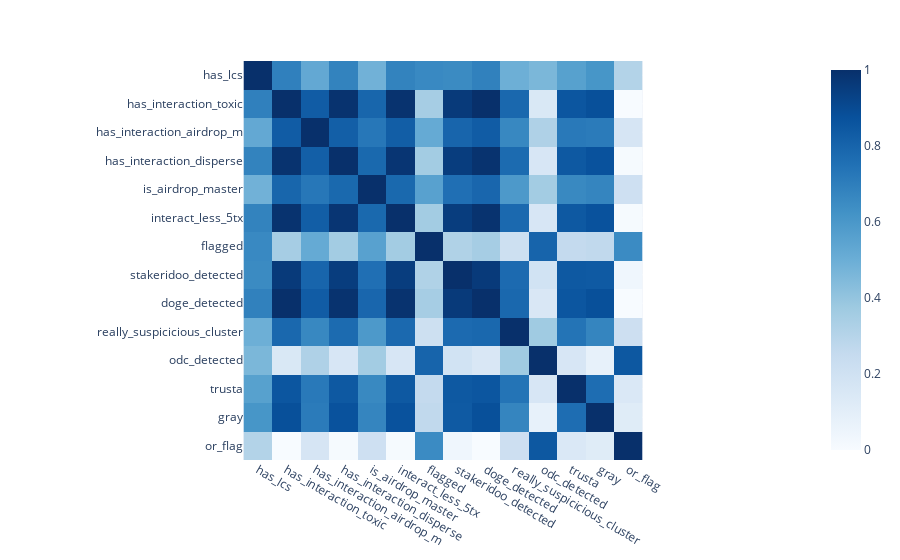

This figure's notebook cell:
### Code cell
fig = px.imshow(hamming_similarity, color_continuous_scale='Blues')
fig.show()

### Figure 1 — Plotly figure (JSON) as saved in the notebook; plotly's stock layout.template omitted (floating-point values rounded to 4 significant figures; data arrays with more than 128 entries replaced by an {"elided": "..."} marker saying what was removed)
{"data": [{"coloraxis": "coloraxis", "hovertemplate": "x: %{x}<br>y: %{y}<br>color: %{z}<extra></extra>", "name": "0", "type": "heatmap", "x": ["has_lcs", "has_interaction_toxic", "has_interaction_airdrop_m", "has_interaction_disperse", "is_airdrop_master", "interact_less_5tx", "flagged", "stakeridoo_detected", "doge_detected", "really_suspicicious_cluster", "odc_detected", "trusta", "gray", "or_flag"], "xaxis": "x", "y": ["has_lcs", "has_interaction_toxic", "has_interaction_airdrop_m", "has_interaction_disperse", "is_airdrop_master", "interact_less_5tx", "flagged", "stakeridoo_detected", "doge_detected", "really_suspicicious_cluster", "odc_detected", "trusta", "gray", "or_flag"], "yaxis": "y", "z": {"elided": "14x14 float values"}}], "layout": {"coloraxis": {"colorscale": [[0, "rgb(247,251,255)"], [0.125, "rgb(222,235,247)"], [0.25, "rgb(198,219,239)"], [0.375, "rgb(158,202,225)"], [0.5, "rgb(107,174,214)"], [0.625, "rgb(66,146,198)"], [0.75, "rgb(33,113,181)"], [0.875, "rgb(8,81,156)"], [1, "rgb(8,48,107)"]]}, "margin": {"t": 60}, "xaxis": {"anchor": "y", "constrain": "domain", "domain": [0, 1], "scaleanchor": "y"}, "yaxis": {"anchor": "x", "autorange": "reversed", "constrain": "domain", "domain": [0, 1]}}}
